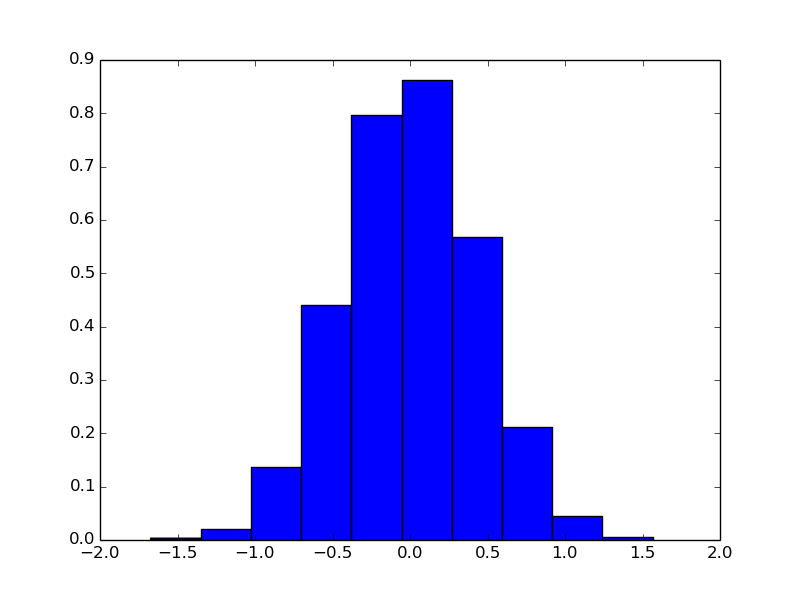

Python code for this plot:
import random, math,pylab

N      = 4
beta   = 1.0
tau    = beta / float(N)
x      = [0.0] * N
delta  = 0.5
nsteps = 100000
pos=[]
for step in range(nsteps):
    k = random.randint(0, N - 1)
    xprev = x[(k - 1) % N]
    xnext = x[(k + 1) % N]
    xnew = x[k] + random.uniform(-delta, delta)
    weight_old = (math.exp(-(x[k] - xprev) ** 2 / (2.0 * tau)) *
                  math.exp(-(x[k] - xnext) ** 2 / (2.0 * tau)))
    weight_new = (math.exp(-(xnew - xprev) ** 2 / (2.0 * tau)) *
                  math.exp(-(xnew - xnext) ** 2 / (2.0 * tau)))
    if random.uniform(0.0, 1.0) < weight_new / weight_old:
        x[k] = xnew
    pos.append(x[1]-x[0])

pylab.hist(pos,normed=True)
pylab.savefig('q16.1.png')
pylab.show()
